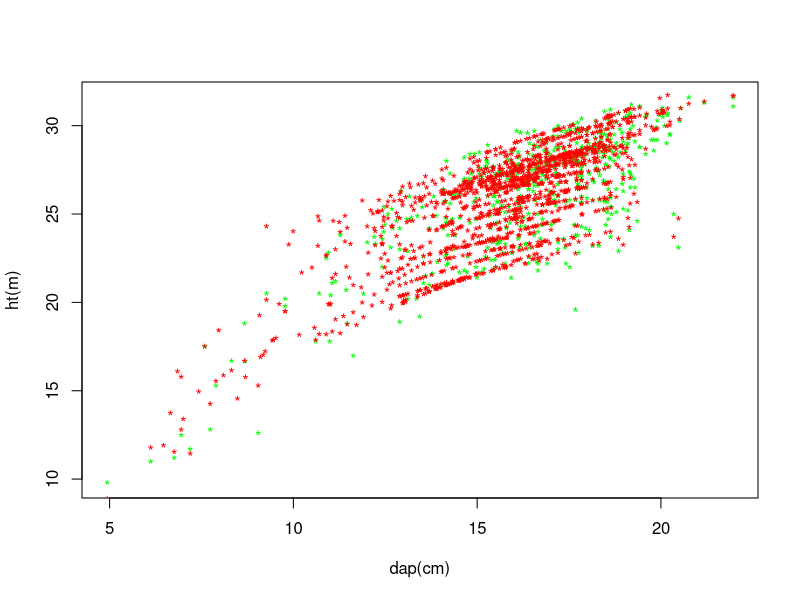
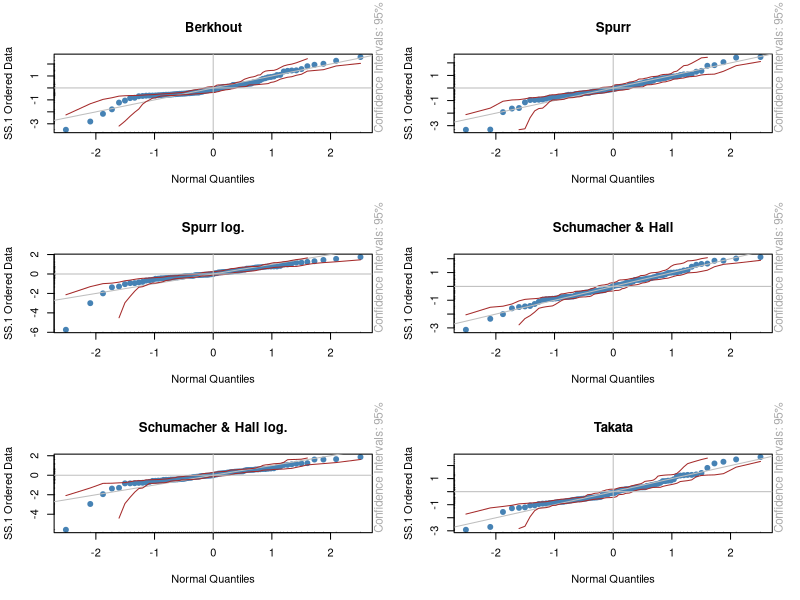
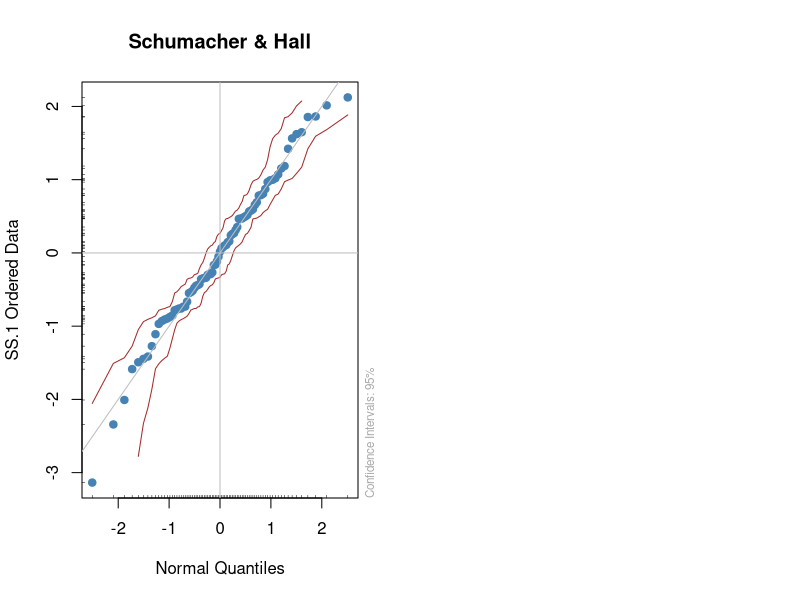

These figures' R source, in order: (Note: this script raises an error after producing the figures.)
# Hipsometria  ---------------------------------------------------------

arv <- read.csv2("./trabalho_final/fustes.csv")

#Hipsometria por parcela

hipso <- data.frame(
  parcela = unique(arv$parcela),
  b0 = NA,
  b1 = NA
)

for(i in 1:nrow(hipso)){
  selarv <- subset(arv,
                   parcela == hipso$parcela[i] &
                     dap > 5 & !is.na(dap) &
                     ht > 0 & !is.na(ht)   
  )
  ajhipso <- lm("log(ht) ~ I(1/dap)", selarv)
  bs <- as.vector(coef(ajhipso))
  hipso$b0[i] <- bs[1]
  hipso$b1[i] <- bs[2]
}
View(hipso)

arv <- merge(arv, hipso, by = "parcela")

#Estimando as alturas totais
arv$htest <- with(arv, exp(b0+b1/dap))

#x11();
#hist(arv$htest[arv$htest>0]);
#hist(arv$ht[arv$ht>0],col="red",add=T);


# deixar melhor esse gráfico ----------------------------------------------

with(arv, plot(ht ~ dap, xlab = "dap(cm)",
               ylab = "ht(m)", pch = "*", col = "green"))
with(arv, points(htest ~ dap, pch = "*", col = "red"))

#arv$htest[arv$dap==0|is.na(dap)]<-0

arv$htre <- arv$ht
ii <- is.na(arv$ht) | arv$ht==0
arv$htre[ii] <- arv$htest[ii]

names(arv)

#lendo os cubagem de cubagem e cubagem rigorosa:
cub <- read.csv2("./trabalho_final/cubagem.csv")

cubagem <- read.csv2("./trabalho_final/cubagem_rigorosa.csv")

# agrupando os cubagem de interesse:
cubagem <- cubagem[, c("arv", "dap", "ht", "vprod_6")]

matgen <- aggregate(list(matgen = cub$matgen),
                    list(arv = cub$arv 
                    ), mean)
cubagem <- merge(matgen, cubagem)



# Modelos -----------------------------------------------------------------


# formulas que serão usadas: ----------------------------------------------

formulas <- list(
  "vprod_6 ~ I(b0 * dap^b1)",                     #1 não linear
  "vprod_6 ~ I(dap^2 * ht)",                      #2 linear
  "log(vprod_6) ~ I(log(dap^2 * ht))",            #3 linear
  "vprod_6 ~ I(b0 * dap^b1 * ht^b2)",             #4 não linear
  "log(vprod_6) ~ log(dap) + log(ht)",            #5 linear
  "vprod_6 ~ I((dap^2 * ht) / (b0 + b1 * dap))")  #6 não linear

names(formulas) <-  list( 
  a = "berkhout",
  b = "spurr",
  c = "spurr_log",
  d = "schumacher",
  e = "schumacher_log",
  f = "takata"
)

formulas


# ajustando os modelos: --------------------------------------------------


### não lineares:
berkhout <- nls(data = cubagem,
                formula = formulas$berkhout,
                start = list(b0 = 0.000098, b1 = 2.48389)
)

schumacher <- nls(data = cubagem,
                  formula = formulas$schumacher,
                  start = list(b0 = pi/(40000*0.45), b1 = 2, b2 = 1)
)

takata <- nls(data = cubagem,
              formula = formulas$takata,
              start = list(b0 = 29466.2422, b1 = 10.9759)
)

#lista com modelos não lineares: berkhout[[1]], schumacher[[2]], takata[[3]]
lista_nls <- list(berkhout, schumacher, takata)
names(lista_nls) <- list(
  a = "Berkhout",
  b = "Schumacher",
  c = "Takata"
)


### lineares:
spurr <- lm(data = cubagem,
            formula = formulas$spurr
)

spurr_log <- lm(data = cubagem,
                formula = formulas$spurr_log
)

schumacher_log <- lm(data = cubagem,
                     formula = formulas$schumacher_log
)

#lista com modelos lineares: spurr[[1]], spurr_log[[2]], schumacher_log[[3]]
lista_lm <- list(spurr, spurr_log, schumacher_log)
names(lista_lm) <- list(
  a = "Spurr",
  b = "Spurr log.",
  c = "Schumacher log."
)

# valores estimados -------------------------------------------------------

cubagem$vprod_6_est_berkhout <- predict(berkhout)

cubagem$vprod_6_est_spurr <- predict(spurr)

cubagem$vprod_6_est_spurr_log <- predict(spurr_log)

cubagem$vprod_6_est_schumacher <- predict(schumacher)

cubagem$vprod_6_est_schumacher_log <- predict(schumacher_log)

cubagem$vprod_6_est_takata <- predict(takata)


# berkhout == 6, schumacher == 9 e takata == 11:
cubagem_nls <- cubagem[, c(6, 9, 11)]

# spurr == 7, spurr_log == 8 e schumacher_log == 10:
cubagem_lm <- cubagem[, c(7, 8, 10)]


# gráficos ----------------------------------------------------------------

library(ggplot2)
library(fBasics)
library(ggpubr)

par(mfrow = c(3,2))

# gráficos de normalidade:
qqnorm_berkhout <- qqnormPlot(residuals(berkhout), title = FALSE, main = "Berkhout")

qqnorm_spurr <- qqnormPlot(residuals(spurr), title = FALSE, main = "Spurr")

qqnorm_spurr_log <- qqnormPlot(residuals(spurr_log), title = FALSE, main = "Spurr log.")

qqnorm_schumacher <- qqnormPlot(residuals(schumacher), title = FALSE, main = "Schumacher & Hall")

qqnorm_schumacher_log <- qqnormPlot(residuals(schumacher_log), title = FALSE, main = "Schumacher & Hall log.")

qqnorm_takata <- qqnormPlot(residuals(takata), title = FALSE, main = "Takata")

par(mfrow = c(1,1))


# gráficos de resíduos:

#Inversa da distribuição de t
tinf <- qt(0.025, nrow(cubagem) - 1)

#t(alpha=5 e [n-1] gl)  
tsup <- qt(0.975, nrow(cubagem) - 1)



# cubagem_nls == vprod_6 estimados para os modelos não lineares
# lista_nls == lista dos modelos não lineares ajustados (Berkhout Schumacher e Takata)

nls_plots <- vector("list", 3)

names(nls_plots) <- list(a = "Berkhout", 
                         b = "Schumacher", 
                         c = "Takata")

i <- 1

# modelos_ajustados == lista dos modelos não lineares ajustados,
# vcom_estimado == :
for (i in 1:length(lista_nls)){
  
  message(i)
  
  nls_plots[[i]] <- local({
    
    i <- i
    
    sumario <- summary(lista_nls[[i]])
    
    ggplot(
      cubagem, 
      aes(x = cubagem_nls[[i]], 
          y = residuals(lista_nls[[i]]) / sumario$sigma) 
      ) +
      geom_point() +
      geom_hline(yintercept = c(tinf, tsup), 
                 color = "red") +
      geom_hline(yintercept = 0, 
                 linetype = "dotted") +
      labs(x = "vcom estimado [m³]",
           y = "resíduos studentizados") +
      scale_y_continuous(limits = c(-8, 8),
                         breaks = c(-8, -7, -6, -5, -4, -3, -2, -1, 0, 1, 2, 3, 4, 5, 6, 7, 8)) +
      scale_x_continuous(limits = c(0.0, 0.6),
                         breaks = c(0.0, 0.1, 0.2, 0.3, 0.4, 0.5, 0.6)) +
      theme_bw()
    
  })
} 

# cubagem_lm == vprod_6 estimados para os modelos lineares
# lista_lm == lista dos modelos lineares ajustados

lm_plots <- vector("list", 3)

names(lm_plots) <- list(a = "Spurr", 
                        b = "Spurr logarítmico", 
                        c = "Schumacher logarítmico")

i <- 1

for (i in 1:length(lista_lm)){
  
  message(i)
  
  lm_plots[[i]] <- local({
    
    i <- i
    
    # o modelo de spurr (1) não utiliza a exponencial:
    
    if (i == 1) { 
      ggplot(
        cubagem, 
        aes(x = cubagem_lm[[i]], 
            y = rstudent(lista_lm[[i]])
        )
      ) +
        geom_point() +
        geom_hline(yintercept = c(tinf, tsup), 
                   color = "red") +
        geom_hline(yintercept = 0, 
                   linetype = "dotted") +
        labs(x = "vprod_6 estimado [m³]",
             y = "resíduos studentizados") +
        scale_y_continuous(limits = c(-8, 8),
                           breaks = c(-8, -7, -6, -5, -4, -3, -2, -1, 0, 1, 2, 3, 4, 5, 6, 7, 8)) +
        scale_x_continuous(limits = c(0.0, 0.6),
                           breaks = c(0.0, 0.1, 0.2, 0.3, 0.4, 0.5, 0.6)) +
        theme_bw()
      
    } else{
      
      ggplot(
        cubagem, 
        aes(x = exp(cubagem_lm[[i]]), 
            y = rstudent(lista_lm[[i]])
        )
      ) +
        geom_point() +
        geom_hline(yintercept = c(tinf, tsup), 
                   color = "red") +
        geom_hline(yintercept = 0, 
                   linetype = "dotted") +
        labs(x = "vprod_6 estimado [m³]",
             y = "resíduos studentizados") +
        scale_y_continuous(limits = c(-8, 8),
                           breaks = c(-8, -7, -6, -5, -4, -3, -2, -1, 0, 1, 2, 3, 4, 5, 6, 7, 8)) +
        scale_x_continuous(limits = c(0.0, 0.6),
                           breaks = c(0.0, 0.1, 0.2, 0.3, 0.4, 0.5, 0.6)) +
        theme_bw()
    }
  })
  
  
}


graficos <- ggarrange(ncol = 2, nrow = 3,
                      plotlist = list(
                        lm_plots$Spurr                    + ggtitle("Spurr"), 
                        lm_plots$`Spurr logarítmico`      + ggtitle("Spurr log."), 
                        lm_plots$`Schumacher logarítmico` + ggtitle("Schumacher & Hall log."),
                        
                        nls_plots$Berkhout                + ggtitle("Berkhout"), 
                        nls_plots$Schumacher              + ggtitle("Schumacher & Hall"), 
                        nls_plots$Takata                  + ggtitle("Takata"))
                      
)

par(mfrow = c(1, 2))
qqnorm_schumacher <- qqnormPlot(residuals(schumacher), title = FALSE, main = "Schumacher & Hall")


# Coeficientes ------------------------------------------------------------

coef(berkhout)

coef(schumacher)

coef(takata)

coef(spurr)

coef(spurr_log)

coef(schumacher_log)

# Quanto os valores obs variam dos estimados ------------------------------


# erro padrão residual (m^3) - syx

sumario_berkhout <- summary(berkhout)
sumario_schumacher <- summary(schumacher)
sumario_takata <- summary(takata)
sumario_spurr <- summary(spurr)
sumario_spurr_log <- summary(spurr_log)
sumario_schumacher_log <- summary(schumacher_log)

sumario_berkhout$sigma

sumario_schumacher$sigma

sumario_takata$sigma

sumario_spurr$sigma

sumario_spurr_log$sigma

sumario_schumacher_log$sigma


# erro padrão residual em porcentagem (%) - syxp

sumario_berkhout$sigma / mean(cubagem$vprod_6) * 100

sumario_schumacher$sigma / mean(cubagem$vprod_6) * 100

sumario_takata$sigma / mean(cubagem$vprod_6) * 100

sumario_spurr$sigma / mean(cubagem$vprod_6) * 100

sumario_spurr_log$sigma / mean(cubagem$vprod_6) * 100

sumario_schumacher_log$sigma / mean(cubagem$vprod_6) * 100



# R2 ajustado -------------------------------------------------------------

#spurr e spurr_log e schumacher_log


# coeficiente de determinação [m³]
R2adj_spurr <- sumario_spurr$adj.r.squared

R2adj_spurr_log <- sumario_spurr_log$adj.r.squared

R2adj_schumacher_log <- sumario_schumacher_log$adj.r.squared


# coeficiente de determinação (%)
R2adjp_spurr <- round(R2adj_spurr * 100, digits = 2)

R2adjp_spurr_log <- round(R2adj_spurr_log * 100, digits = 2)

R2adjp_schumacher_log <- round(R2adj_schumacher_log * 100, digits = 2)



# Índice de Furnival ------------------------------------------------------

# spurr_log e schumacher_log

y <- cubagem$vprod_6

# derivada de y em função de y
D(expression(log(y)), 'y')
dy <- 1/y

# Média geométrica
medgeo <- exp(mean(log(dy), na.rm = T))

# escala convertida de lnm^3 para m^3:
furnival_spurr_log <- 1/medgeo * sumario_spurr_log$sigma

furnival_schumacher_log <- 1/medgeo * sumario_schumacher_log$sigma


# furnival em %:
furnival_perc_spurr_log <- round(furnival_spurr_log/mean(y) * 100, digits = 2)


furnival_perc_schumacher_log <- round(furnival_schumacher_log/mean(y) * 100, digits = 2)




#Schumacher & Hall                v = β0 × dapβ1 × htβ2
selarv$vprod_6 <- (bs[1] * (selarv$dap ^ bs[2]) * (selarv$htre^bs[3]))

#Schumacher & Hall log            ln(v) = β0 + β1 × ln (dap) + β2 × ln (ht)
#selarv$vtsc<- with(selarv, exp(bs[1] + bs[2] * log(selarv$dap) + bs[3] * (log(selarv$htre))))

parc <- with(selarv,
             aggregate(list(vprod_6 = vprod_6),
                       list(codplantio = codplantio,
                            areaplantio = areaplantio,
                            parcela = parcela,
                            areaparc = areaparc,
                            espacamento = espacamento,
                            matgen = matgen, idade = idade, x = x, y = y),
                       sum))
#criar coluna somando vprod_6 e vicc, de acordo com os agentes agregadores fazenda, talh?o, area etc; #sum= somar volumes por parcela

write.csv2(parc, './trabalho_final/hipso_parcela.csv')
